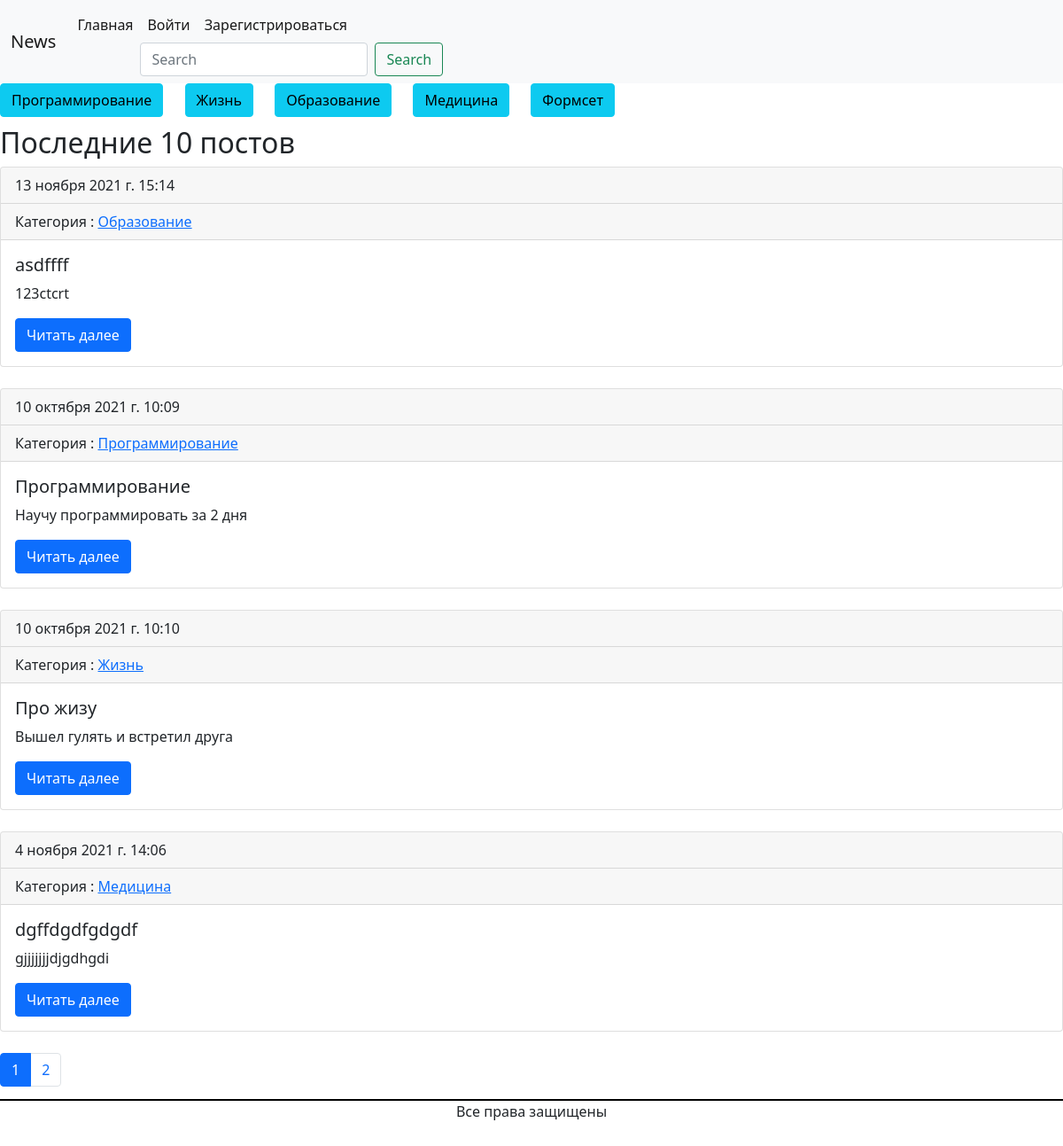
Page /news/ on the committed database.
### news/models.py (models this page shows, shortened)
class Rubric(models.Model):
    name = models.CharField(max_length=20, db_index=True, unique=True, verbose_name='Название')
    def __str__(self):
        return self.name
    class Meta:
        verbose_name = 'Рубрика'
        verbose_name_plural = 'Рубрики'

class Post(models.Model):
    title = models.CharField(max_length=255, verbose_name='Заголовок')
    text = models.TextField(verbose_name='Текст')
    rubric = models.ForeignKey(Rubric, on_delete=models.PROTECT, verbose_name='Рубрика', related_name='posts')
    created_at = models.DateTimeField(auto_now_add=True, verbose_name='Дата создания')
    user = models.ForeignKey('AdvUser', on_delete=models.SET_NULL, verbose_name='Пользователь', null=True, blank=True)
    class Meta:
        verbose_name = 'Пост'
        verbose_name_plural = 'Посты'
        ordering = ['-created_at']

### news/views.py (the view)
# urls.py: path('', PostView.as_view(), name='home'),  # получилось
class PostView(ListView):
    model = Post
    queryset = Post.objects.annotate(like_count=Count('likes')).order_by('-like_count')
    template_name = 'news/home.html'
    context_object_name = 'posts'
    paginate_by = 4

### news/templatetags/custom_tags.py (called while the page is built)
@register.simple_tag()
def rubric_all():
    return Rubric.objects.all()

### templates/news/home.html (shortened to what this page needs)
{%extends 'news/base.html'%}
{%block content%}
<h2>Последние 10 постов</h2>
{% for post in posts %}
<div class="card">
  <div class="card-header">
    {{post.created_at}}
  </div>
    <div class="card-header">
        Категория : <a href="{% url 'rubric_post' post.rubric.id%}">{{post.rubric}}</a>
  </div>
  <div class="card-body">
    <h5 class="card-title">{{post.title}}</h5>
    <p class="card-text">{{post.text}}</p>
    <a href="{% url 'post_full' post.id%}" class="btn btn-primary">Читать далее</a>
  </div>
</div><br>
{%endfor%}
{% if page_obj %}
<nav aria-label="...">
  <ul class="pagination">
    <li class="page-item active" aria-current="page">
      <a class="page-link" href="#">{{page_obj.number}}</a>
    </li>
    {%if page_obj.has_next %}
    <li class="page-item"><a class="page-link" href="?page={{page_obj.next_page_number}}">{{page_obj.next_page_number}}</a></li>
    {% endif %}
  </ul>
</nav>
{%endif%}
{%endblock%}

### templates/news/base.html (shortened to what this page needs)
{% load static %}
{% load custom_tags %}
<!doctype html>
<html lang="en">
<head>
    <link rel="stylesheet" type="text/css" href="{%static 'news/style.css'%}">
    <link href="https://cdn.jsdelivr.net/npm/bootstrap@5.1.3/dist/css/bootstrap.min.css" rel="stylesheet">
</head>
<body>
<nav class="navbar navbar-expand-lg navbar-light bg-light">
  <div class="container-fluid">
    <a class="navbar-brand" href="#">News</a>
    <div class="collapse navbar-collapse" id="navbarSupportedContent">
      <ul class="navbar-nav me-auto mb-2 mb-lg-0">
        <li class="nav-item">
          <a class="nav-link active" aria-current="page" href="{% url 'home' %}">Главная</a>
        </li>
        <li class="nav-item dropdown">
          {%if user.is_authenticated%}
          <a class="nav-link dropdown-toggle" href="#" id="navbarDropdown" role="button" data-bs-toggle="dropdown" aria-expanded="false">
            Профиль
          </a>
              <ul class="dropdown-menu" aria-labelledby="navbarDropdown">
                <li><a class="dropdown-item" href="{% url 'profile' %}">Мои посты</a></li>
                <li><a class="dropdown-item" href="{% url 'change_password' %}">Изменить пароль</a></li>
                <li><a class="dropdown-item" href="{% url 'create_post' %}">Создать пост</a></li>
                <li><hr class="dropdown-divider"></li>
                <li><a class="dropdown-item" href="{%url 'logout'%}">Выйти</a></li>
              </ul>
            </li>
          </ul>
        {%if request.user.username == 'admin'%}
        <a class="dropdown-item" href="{%url 'ass'%}">Формсеты через функцию</a>
        <a class="dropdown-item" href="{%url 'ass1'%}">Формсеты через класс</a>
        {%endif%}
      {%else%}
<ul class="navbar-nav me-auto mb-2 mb-lg-0">
        <li class="nav-item">
          <a class="nav-link active" aria-current="page" href="{% url 'login' %}">Войти</a>
        </li>
  <li class="nav-item">
          <a class="nav-link active" aria-current="page" href="{% url 'register' %}">Зарегистрироваться</a>
        </li>
  </ul>
      {%endif%}
      <form class="d-flex" method="get" action="{% url 'search' %}" >
        <input class="form-control me-2" type="search" placeholder="Search" aria-label="Search" name="q">
        <button class="btn btn-outline-success" type="submit">Search</button>
      </form>
    </div>
  </div>
</nav>
<div class="rubric_class">
    {% rubric_all as rubrics %}
    {%for rubric in rubrics%}
<a href="{% url 'rubric_post' rubric.id%}" class="btn btn-info">{{rubric.name}}</a>
    {%endfor%}
</div>
{%block content%}
{%endblock%}
<footer class="footer_class">Все права защищены</footer>
</body>
</html>

### static/news/style.css (style rules this page uses)
.footer_class { text-align:center; outline: 2px solid #000; height: 100px; }
.rubric_class { word-spacing: 20px; border-bottom-width:10px; border-bottom-color: white; border-bottom-style: solid; }

### rows in the picture
Rubric: name "Программирование"
Rubric: name "Жизнь"
Rubric: name "Образование"
Rubric: name "Медицина"
Rubric: name "Формсет"
Post: created_at "13 ноября 2021 г. 15:14", rubric "Образование", title "asdffff", text "123ctcrt"
Post: created_at "10 октября 2021 г. 10:09", rubric "Программирование", title "Программирование", text "Научу программировать за 2 дня"
Post: created_at "10 октября 2021 г. 10:10", rubric "Жизнь", title "Про жизу", text "Вышел гулять и встретил друга"
Post: created_at "4 ноября 2021 г. 14:06", rubric "Медицина", title "dgffdgdfgdgdf", text "gjjjjjjjdjgdhgdi"

### other values in the picture
{{ page_obj.number }} "1"
{{ page_obj.next_page_number }} "2"
